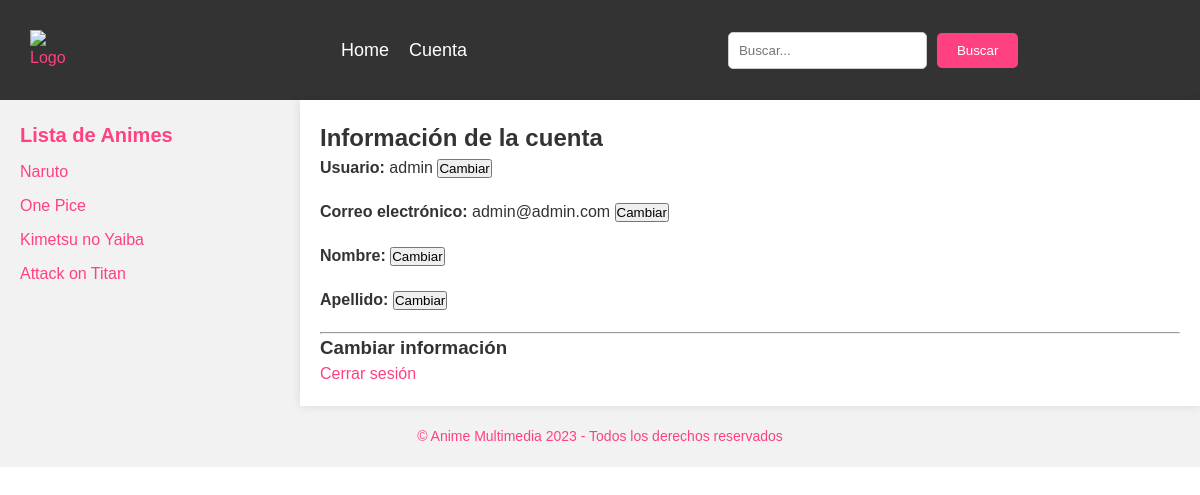
The page /cuenta/ (signed in) on the database as committed earlier.
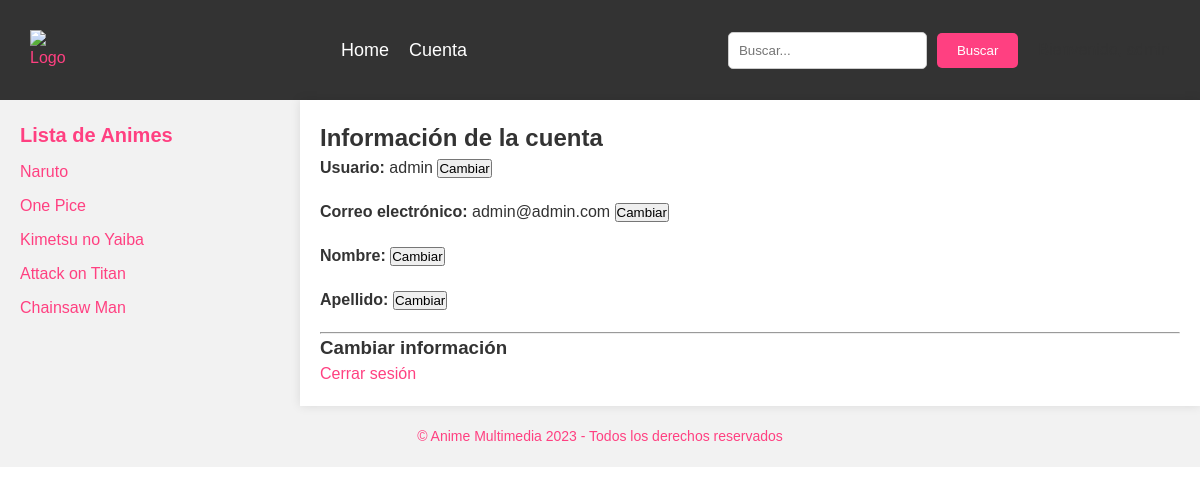
The same page on the database as committed later.
### webapp/models.py (models this page shows, shortened)
class Animes(models.Model):
    id_anime = models.AutoField(primary_key=True)
    nombre_anime = models.CharField(max_length=100)
    descripcion_anime = models.CharField(max_length=500, default='no.jpg')
    imagen_anime = models.CharField(max_length=50, default='no.jpg')
    portada_anime = models.CharField(max_length=50, default='no.jpg')

### webapp/views.py (the view)
# urls.py: path('cuenta/', views.cuenta, name='cuenta'),
@login_required
def cuenta(request):
    user = request.user
    if request.method == 'POST':
        field_name = request.POST.get('field_name')
        new_value = request.POST.get('new_value')
        if field_name == 'username':
            user.username = new_value
        elif field_name == 'correo':
            user.email = new_value
        elif field_name == 'nombre':
            user.first_name = new_value
        elif field_name == 'apellido':
            user.last_name = new_value
        user.save()
        messages.success(request, 'La información de usuario ha sido actualizada exitosamente.')
        return redirect('cuenta')
    else:
        form = CambiarInformacionForm(instance=user)
    return render(request, 'webapp/cuenta.html', {'form': form})

### webapp/forms.py
class CambiarInformacionForm(UserChangeForm):
    username = UsernameField(disabled=True)
    class Meta:
        model = Usuario
        fields = ['username', 'first_name', 'last_name', 'email']

### webapp/context_processors.py (called while the page is built)
def animes(request):
    return {'animes': Animes.objects.all()}

### webapp/templates/webapp/cuenta.html (shortened to what this page needs)
{% extends 'webapp/base.html' %}
{% load static %}
{% block head %}
<link rel="stylesheet" href="{% static 'css/formularios.css' %}">
{% endblock %}
{% block content %}
    {% if user.is_authenticated %}
        <h2>Información de la cuenta</h2>
        <p><strong>Usuario:</strong> <span id="username">{{ user.username }}</span> <button class="btn-cambiar-informacion" data-field="username">Cambiar</button></p>
        <p><strong>Correo electrónico:</strong> <span id="correo">{{ user.email }}</span> <button class="btn-cambiar-informacion" data-field="correo">Cambiar</button></p>
        <p><strong>Nombre:</strong>  <button class="btn-cambiar-informacion" data-field="nombre">Cambiar</button></p>
        <p><strong>Apellido:</strong>  <button class="btn-cambiar-informacion" data-field="apellido">Cambiar</button></p>
        <hr>
        <h3>Cambiar información</h3>
        <a href="{% url 'logout' %}">Cerrar sesión</a>
    {% else %}
        <p>No se ha iniciado sesión. <a href="{% url 'login' %}">Iniciar sesión</a></p>
    {% endif %}
{% endblock %}

### webapp/templates/webapp/base.html (shortened to what this page needs)
{% load static %}
<!DOCTYPE html>
<html lang="es">
<head>
    <link rel="stylesheet" href="{% static 'css/styles.css' %}">
    {% block head %}
    {% endblock %}
</head>
<body>
<header>
    <nav class="navbar">
        <div class="navbar-container">
            <div class="logo">
                <a href="/"><img src="{% static 'images/Logo.png' %}" alt="Logo"></a>
            </div>
            <ul class="navbar-links" id="navbar-links">
                <li><a href="/" class="nav-link">Home</a></li>
                <li><a href="/cuenta" class="nav-link">Cuenta</a></li>
            </ul>
            <div class="search-bar">
                <input type="text" id="search-input" placeholder="Buscar...">
                <button type="submit">Buscar</button>
            </div>
            <div class="login">
                {% if user.is_authenticated %}
                <p>Bienvenido, {{ user.username }}</p>
                {% else %}
                <a href="/login">Iniciar sesión</a>
                <a href="/register">Registrarse</a>
                {% endif %}
            </div>
        </div>
    </nav>
</header>
<main>
    <div class="container">
        <aside class="sidebar" id="sidebar">
            <h2>Lista de Animes</h2>
            <ul class="sidebar-list">
                {% for anime in animes %}
                <li><a href="{% url 'anime_detail' nombre_anime=anime.nombre_anime %}">{{ anime.nombre_anime }}</a></li>
                {% endfor %}
            </ul>
        </aside>
        <section class="main-content">
            {% block content %}
            {% endblock %}
        </section>
    </div>
</main>
<footer>
    <p>© Anime Multimedia 2023 - Todos los derechos reservados</p>
</footer>
</body>
</html>

Rows that differ between the two databases and show on the page:
added Animes: nombre_anime "Chainsaw Man"
